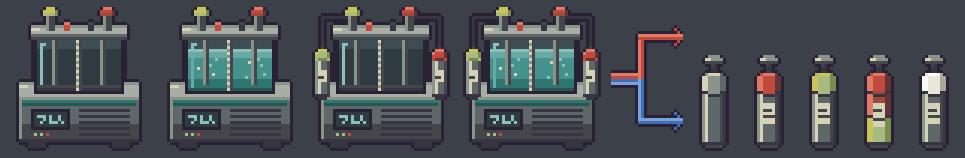
#> input picture art/salt/electrolysis_compare.png, 1930 x 316 px (shown at 1/2 size)
$ python draw_meoh_canister.py electrolysis_compare.png out.png
#> lines starting #> are read from the running program, lines starting #| are printed output that depends on the picture
# The methanol vapour canister: the hydrogen canister with its red band recoloured amber.
# usage: python draw_meoh_canister.py H2_PNG OUT_PNG
import sys
from PIL import Image

SWAP = {
    (0xc2, 0x4a, 0x3d): (0xc8, 0x8a, 0x2e),  # band
    (0xe0, 0x7a, 0x66): (0xe8, 0xb8, 0x5c),  # band highlight
    (0x64, 0x34, 0x3b): (0x6e, 0x48, 0x1e),  # band shade
}
im = Image.open(sys.argv[1]).convert('RGBA')
#> im is the input picture: PIL image 1930x316 RGBA; mean R, G, B, A 73, 78.2, 83.2, 255
px = im.load()
for y in range(im.size[1]):
    for x in range(im.size[0]):
        r, g, b, a = px[x, y]
        if (r, g, b) in SWAP:
            px[x, y] = SWAP[(r, g, b)] + (a,)
im.save(sys.argv[2])
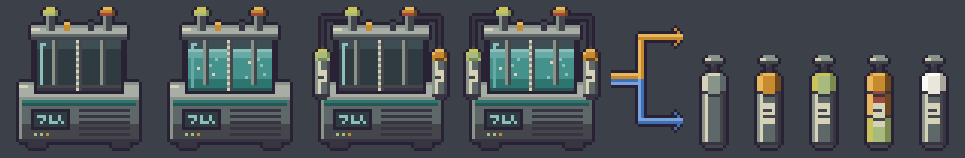
#> saved as out.png: PIL image 1930x316 RGBA (shown at 1/2 size); mean R, G, B, A 73.2, 79.2, 82.9, 255
print(sys.argv[2], im.size)
#| out.png (1930, 316)
